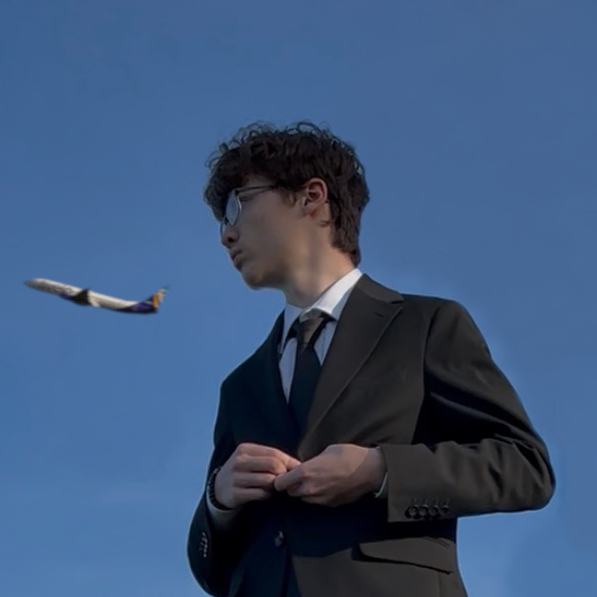
#> input picture assets/img/profile.jpg, 597 x 597 px, found by its file name
$ python sky-plate.py assets/img/profile.jpg assets/img/profile-sky.jpg
#> lines starting #> are read from the running program, lines starting #| are printed output that depends on the picture; after the words box and inside, x2 and y2 are one past the last pixel; in counts of white or black regions, pixels touching at a corner belong together
#!/usr/bin/env python3
"""
sky-plate.py: makes the hero photo blend into the page's sky.

The hero background is a plain CSS gradient. This script takes a photo shot
against open sky, smooths the sky (leaving the person and anything else alone),
and nudges the left, right and top edges so they land exactly on that gradient.
It prints the gradient stops to paste into css/styles.css (the --sky-* values).

    pip install numpy pillow
    python3 tools/sky-plate.py assets/img/profile.jpg assets/img/profile-sky.jpg

Only works for photos where the background is mostly sky.
"""
import sys

import numpy as np
from PIL import Image, ImageFilter

if len(sys.argv) != 3:
    sys.exit(__doc__)
src, out = sys.argv[1], sys.argv[2]

im = np.asarray(Image.open(src).convert("RGB")).astype(np.float64)
H, W, _ = im.shape
#> H = 597; W = 597
yy, xx = np.mgrid[0:H, 0:W]
u, v = xx / (W - 1), yy / (H - 1)

# 1. Find the sky: clearly blue pixels. Skin, hair, suits and white planes all fail this test.
R, G, B = im[..., 0], im[..., 1], im[..., 2]
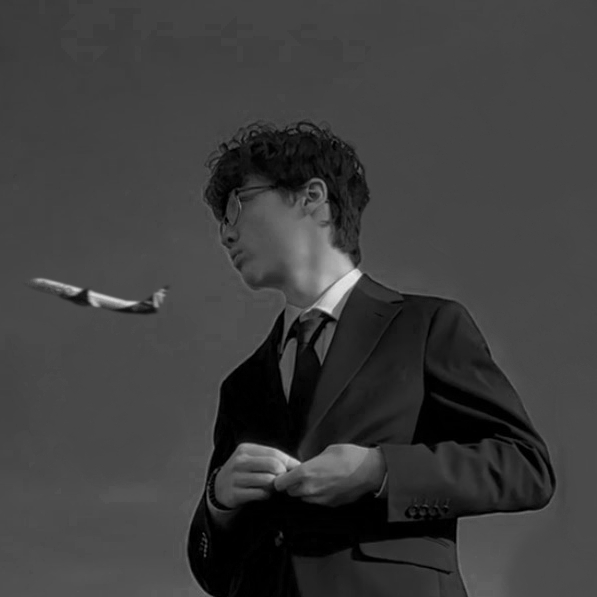
#> R: shape (597, 597) float64; min 0, max 236, mean 61.3
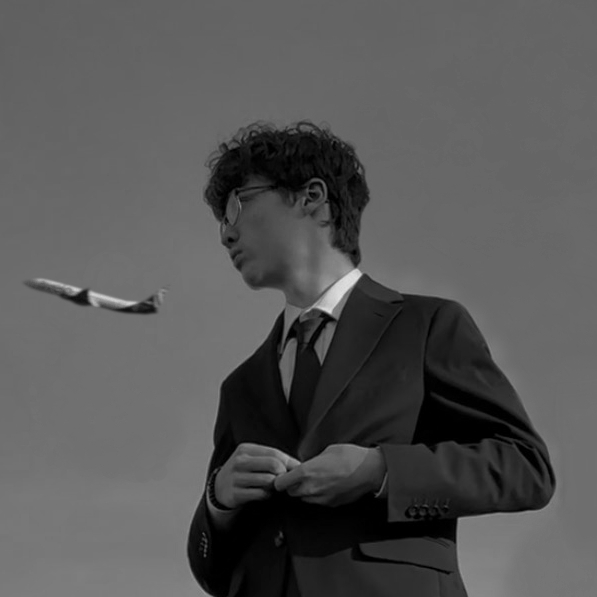
#> G: shape (597, 597) float64; min 0, max 226, mean 86
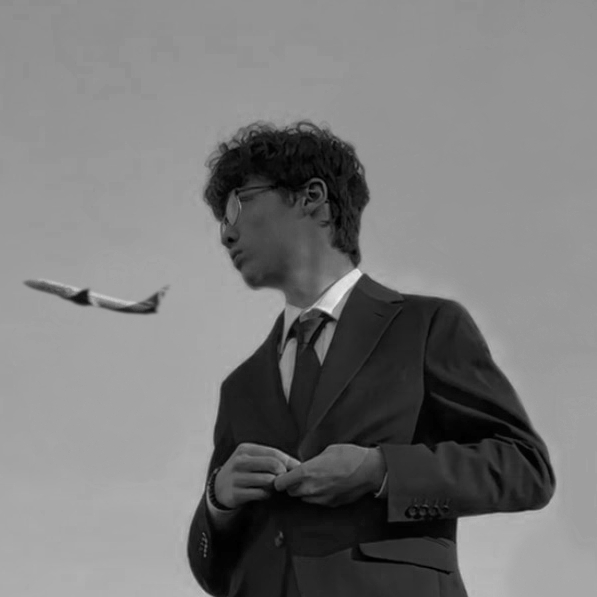
#> B: shape (597, 597) float64; min 0, max 238, mean 121.3
sky = (B - R > 55) & (G - R > 18) & (B > 120)
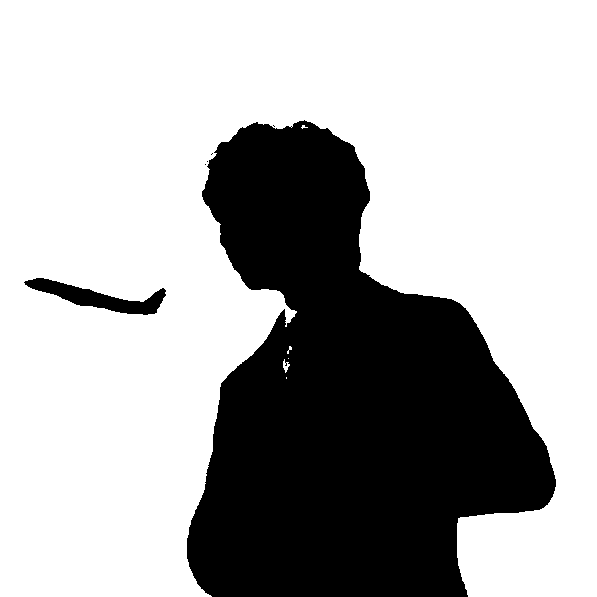
#> sky: shape (597, 597) bool; 69.1% white; 6 black regions (4 under 20 px), largest, box (x1, y1, x2, y2) and area: (187, 120, 556, 597) 108134, (24, 278, 166, 315) 1999


# 2. Fit a smooth 2D quadratic to the sky, per channel, ignoring outliers.
def basis(a, b):
    return np.stack([np.ones_like(a), a, b, a * a, a * b, b * b], -1)


A = basis(u[sky], v[sky])
model = []
for ch in range(3):
    y = im[..., ch][sky]
    keep = np.ones_like(y, bool)
    for _ in range(3):
        c, *_ = np.linalg.lstsq(A[keep], y[keep], rcond=None)
        resid = np.abs(A @ c - y)
        keep = resid < max(3.0, 2.5 * np.median(resid[keep]))
    model.append(c)
#> after the loop, model = [[59.68, 19.56, 16.33, -11.68, -12.71, 3.71], [95.27, 16.12, 20.3, -14.25, -9.98, 7.59], [142.4, 16.52, 27.11, -18.66, -6.68, 3.85]]
S = np.stack([basis(u, v) @ c for c in model], -1)
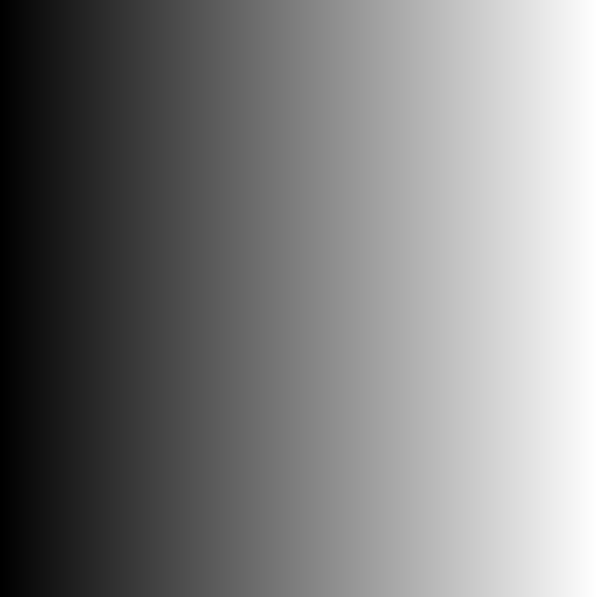
#> u: shape (597, 597) float64; min 0, max 1, mean 0.5

# 3. The target the browser will draw: 9 gradient stops, linearly interpolated.
N = 9
frac = np.linspace(0, 1, N)
mean_row = S.mean(axis=1)
#> mean_row = 597 rows, first 8: [65.56, 98.58, 144.4], [65.58, 98.61, 144.4], [65.6, 98.63, 144.5], [65.61, 98.66, 144.5], [65.63, 98.68, 144.6], [65.65, 98.71, 144.6], [65.66, 98.73, 144.6], [65.68, 98.76, 144.7]
stops = np.rint(np.stack([np.interp(frac, v[:, 0], mean_row[:, ch]) for ch in range(3)], -1)).astype(int)
#> stops = [[66, 99, 144], [67, 101, 147], [68, 103, 151], [70, 105, 154], [71, 108, 157], [73, 111, 161], [75, 114, 164], [77, 118, 168], [79, 121, 172]]
T = np.stack([np.interp(v[:, 0], frac, stops[:, ch]) for ch in range(3)], -1)
#> T = 597 rows, first 8: [66, 99, 144], [66.01, 99.03, 144], [66.03, 99.05, 144.1], [66.04, 99.08, 144.1], [66.05, 99.11, 144.2], [66.07, 99.13, 144.2], [66.08, 99.16, 144.2], [66.09, 99.19, 144.3]

# 4. Smooth the sky toward the model (keeps a little grain so it doesn't look plastic).
dist = np.sqrt(((im - S) ** 2).sum(-1))
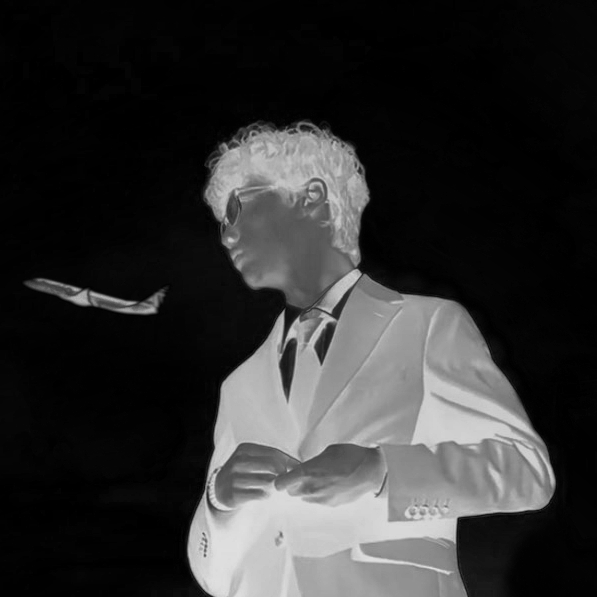
#> dist: shape (597, 597) float64; min 0.036, max 224.7, mean 49.4
m = np.clip(1 - (dist - 7.0) / 13.0, 0, 1)
m = m * m * (3 - 2 * m)
m = np.asarray(Image.fromarray(np.uint8(m * 255)).filter(ImageFilter.GaussianBlur(1.2))) / 255.0
base = im - m[..., None] * 0.82 * (im - S)

# 5. Pull the left, right and top edges onto the gradient. The bottom edge is left alone.
D = 110.0


def ramp(d):
    t = np.clip(1 - d / D, 0, 1)
    return t * t * (3 - 2 * t)


w = np.maximum.reduce([ramp(xx), ramp(W - 1 - xx), ramp(yy)])[..., None]
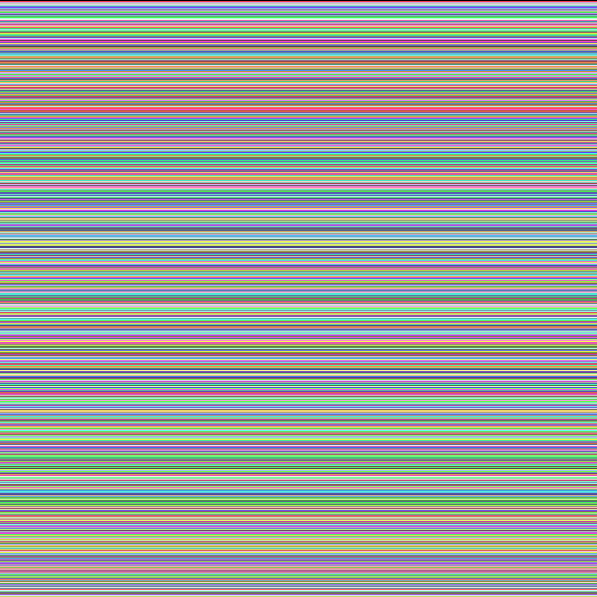
#> yy: shape (597, 597) int64; 597 distinct labels, from 0 to 596; one colour per label, 0 black
plate = base + w * (T[:, None, :] - S)

Image.fromarray(np.clip(np.rint(plate), 0, 255).astype(np.uint8)).save(
    out, quality=90, optimize=True, progressive=True
)

print(f"wrote {out}\n\nPaste into :root in css/styles.css (bottom of the photo first):\n")
for i, s in enumerate(stops[::-1]):
    print(f"  --sky-{i}: #{s[0]:02x}{s[1]:02x}{s[2]:02x};")
#> this loop made 9 passes
#|   --sky-0: #4f79ac;
#|   --sky-1: #4d76a8;
#|   --sky-2: #4b72a4;
#|   --sky-3: #496fa1;
#|   --sky-4: #476c9d;
#|   --sky-5: #46699a;
#|   --sky-6: #446797;
#|   --sky-7: #436593;
#> (further printed lines are left out)
